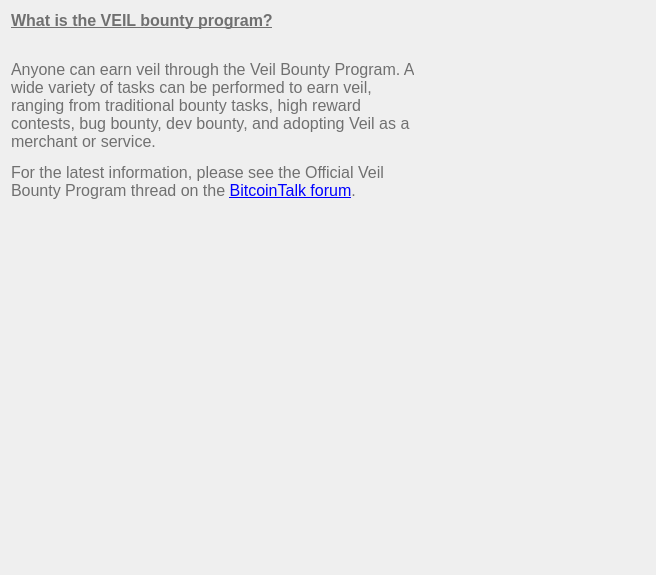
<?xml version="1.0" encoding="UTF-8"?>
<ui version="4.0">
 <class>SettingsFaq10</class>
 <widget class="QWidget" name="SettingsFaq10">
  <property name="geometry">
   <rect>
    <x>0</x>
    <y>0</y>
    <width>656</width>
    <height>575</height>
   </rect>
  </property>
  <property name="windowTitle">
   <string>Form</string>
  </property>
  <property name="styleSheet">
   <string notr="true">font-size:16px;
color:#707070;</string>
  </property>
  <layout class="QVBoxLayout" name="verticalLayout">
   <property name="rightMargin">
    <number>60</number>
   </property>
   <item alignment="Qt::AlignLeft|Qt::AlignTop">
    <widget class="QLabel" name="label_2">
     <property name="sizePolicy">
      <sizepolicy hsizetype="Maximum" vsizetype="Preferred">
       <horstretch>0</horstretch>
       <verstretch>0</verstretch>
      </sizepolicy>
     </property>
     <property name="minimumSize">
      <size>
       <width>0</width>
       <height>0</height>
      </size>
     </property>
     <property name="styleSheet">
      <string notr="true">font-weight:200;</string>
     </property>
     <property name="text">
      <string>&lt;html&gt;&lt;head/&gt;&lt;body&gt;&lt;p&gt;&lt;span style=&quot;font-weight:600; text-decoration: underline;&quot;&gt;What is the VEIL bounty program?&lt;/span&gt;&lt;/p&gt;&lt;p&gt;&lt;span&gt;&lt;br/&gt;Anyone can earn veil through the Veil Bounty Program. A wide variety of tasks can be performed to earn veil, ranging from traditional bounty tasks, high reward contests, bug bounty, dev bounty, and adopting Veil as a merchant or service.&lt;/span&gt;&lt;/p&gt;&lt;p&gt;&lt;span&gt;For the latest information, please see the Official Veil Bounty Program thread on the &lt;/span&gt;&lt;a target=&quot;_blank&quot; href=&quot;https://bitcointalk.org/index.php?topic=5065331.0&quot;&gt;&lt;span style=&quot; text-decoration: underline; color:#0000ff;&quot;&gt;BitcoinTalk forum&lt;/span&gt;&lt;/a&gt;&lt;span&gt;. &lt;/span&gt;&lt;/p&gt;&lt;/body&gt;&lt;/html&gt;</string>
     </property>
     <property name="scaledContents">
      <bool>false</bool>
     </property>
     <property name="alignment">
      <set>Qt::AlignLeading|Qt::AlignLeft|Qt::AlignTop</set>
     </property>
     <property name="wordWrap">
      <bool>true</bool>
     </property>
     <property name="openExternalLinks">
      <bool>true</bool>
     </property>
    </widget>
   </item>
  </layout>
 </widget>
 <resources/>
 <connections/>
</ui>
